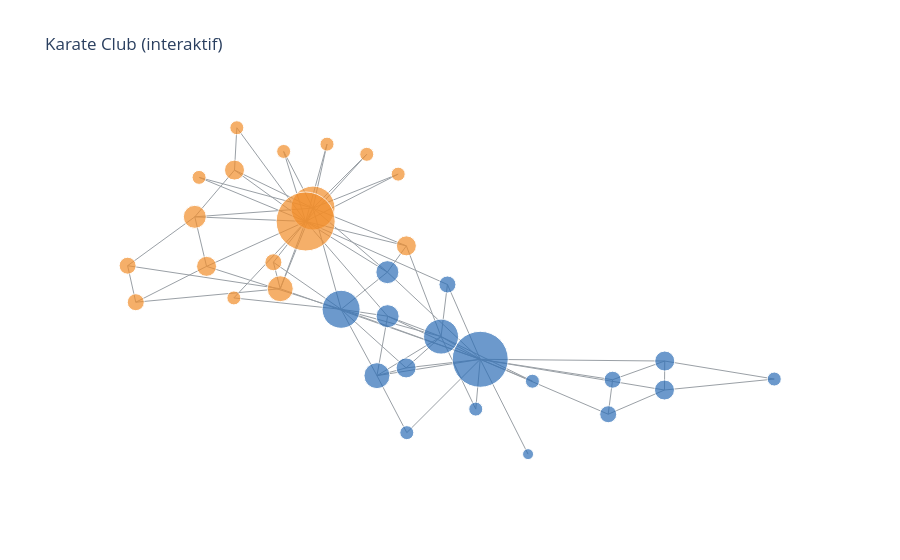

Notebook code for this chart:
### Markdown cell above
## 8. Graf interaktif (plotly)
**Kapan dipakai:** lampiran interaktif; menelusuri siapa terhubung ke siapa lewat hover.
**Cara baca:** arahkan kursor ke simpul untuk melihat ID, klub, derajat, dan komunitasnya;
zoom untuk detail. Ukuran = derajat, warna = klub.

### Code cell
line_x = []
line_y = []
for start, end in karate.edges:       # None = putus garis sebelum sisi berikutnya
    line_x += [positions[start][0], positions[end][0], None]
    line_y += [positions[start][1], positions[end][1], None]
fig = go.Figure(go.Scatter(x=line_x, y=line_y, mode="lines", line={"color": GREY, "width": 1},
                           hoverinfo="none"))
node_x = []
node_y = []
plotly_sizes = []
hover_texts = []
for node in karate.nodes:
    node_x.append(positions[node][0])
    node_y.append(positions[node][1])
    plotly_sizes.append(degree_of[node] * 3 + 8)
    hover_texts.append(f"simpul {node}, {club_of[node]}, derajat {degree_of[node]}, "
                       f"komunitas {community_of[node]}")
fig.add_trace(go.Scatter(x=node_x, y=node_y, mode="markers", text=hover_texts,
                         marker={"size": plotly_sizes, "color": club_colors}, hoverinfo="text"))
fig.update_layout(title="Karate Club (interaktif)", showlegend=False, plot_bgcolor="white",
                  xaxis={"visible": False}, yaxis={"visible": False})
fig.write_html("graf_interaktif.html", include_plotlyjs=True)
fig.show()

### Figure 1 — Plotly figure (JSON) as saved in the notebook; plotly's stock layout.template omitted (floating-point values rounded to 4 significant figures; data arrays with more than 128 entries replaced by an {"elided": "..."} marker saying what was removed)
{"data": [{"hoverinfo": "none", "line": {"color": "#9AA0A6", "width": 1}, "mode": "lines", "type": "scatter", "x": {"elided": "234 float values"}, "y": {"elided": "234 float values"}}, {"hoverinfo": "text", "marker": {"color": ["#2E6FB7", "#2E6FB7", "#2E6FB7", "#2E6FB7", "#2E6FB7", "#2E6FB7", "#2E6FB7", "#2E6FB7", "#2E6FB7", "#2E6FB7", "#2E6FB7", "#2E6FB7", "#2E6FB7", "#2E6FB7", "#2E6FB7", "#2E6FB7", "#F28E2B", "#F28E2B", "#F28E2B", "#F28E2B", "#F28E2B", "#F28E2B", "#2E6FB7", "#F28E2B", "#F28E2B", "#F28E2B", "#F28E2B", "#F28E2B", "#F28E2B", "#F28E2B", "#F28E2B", "#F28E2B", "#F28E2B", "#F28E2B"], "size": [56, 35, 38, 26, 17, 20, 20, 20, 23, 17, 11, 14, 23, 14, 17, 14, 26, 20, 14, 20, 17, 44, 14, 59, 14, 14, 14, 14, 14, 23, 17, 20, 17, 14]}, "mode": "markers", "text": ["simpul 0, Mr. Hi, derajat 16, komunitas 0", "simpul 1, Mr. Hi, derajat 9, komunitas 0", "simpul 2, Mr. Hi, derajat 10, komunitas 0", "simpul 3, Mr. Hi, derajat 6, komunitas 0", "simpul 4, Mr. Hi, derajat 3, komunitas 2", "simpul 5, Mr. Hi, derajat 4, komunitas 2", "simpul 6, Mr. Hi, derajat 4, komunitas 2", "simpul 7, Mr. Hi, derajat 4, komunitas 0", "simpul 8, Mr. Hi, derajat 5, komunitas 1", "simpul 10, Mr. Hi, derajat 3, komunitas 2", "simpul 11, Mr. Hi, derajat 1, komunitas 0", "simpul 12, Mr. Hi, derajat 2, komunitas 0", "simpul 13, Mr. Hi, derajat 5, komunitas 0", "simpul 17, Mr. Hi, derajat 2, komunitas 0", "simpul 19, Mr. Hi, derajat 3, komunitas 0", "simpul 21, Mr. Hi, derajat 2, komunitas 0", "simpul 31, Officer, derajat 6, komunitas 3", "simpul 30, Officer, derajat 4, komunitas 1", "simpul 9, Officer, derajat 2, komunitas 0", "simpul 27, Officer, derajat 4, komunitas 3", "simpul 28, Officer, derajat 3, komunitas 3", "simpul 32, Officer, derajat 12, komunitas 1", "simpul 16, Mr. Hi, derajat 2, komunitas 2", "simpul 33, Officer, derajat 17, komunitas 1", "simpul 14, Officer, derajat 2, komunitas 1", "simpul 15, Officer, derajat 2, komunitas 1", "simpul 18, Officer, derajat 2, komunitas 1", "simpul 20, Officer, derajat 2, komunitas 1", "simpul 22, Officer, derajat 2, komunitas 1", "simpul 23, Officer, derajat 5, komunitas 3", "simpul 25, Officer, derajat 3, komunitas 3", "simpul 29, Officer, derajat 4, komunitas 1", "simpul 24, Officer, derajat 3, komunitas 3", "simpul 26, Officer, derajat 2, komunitas 1"], "type": "scatter", "x": [0.2465, 0.1461, -0.1102, -0.01823, 0.5744, 0.7193, 0.7186, 0.05647, 0.008474, 0.5857, 0.369, 0.05824, 0.009088, 0.235, 0.1624, 0.3802, -0.2662, 0.05714, -0.385, -0.455, -0.2837, -0.1822, 1.0, -0.201, 0.03612, -0.04442, -0.1463, -0.2573, -0.4741, -0.4851, -0.6573, -0.3834, -0.6364, -0.3773], "y": [-0.3014, -0.2011, -0.08047, -0.3737, -0.5441, -0.3091, -0.4372, -0.3395, 0.08375, -0.3916, -0.7204, -0.6256, -0.1108, -0.5214, 0.02914, -0.3983, 0.0105, 0.1999, -0.03009, 0.1093, 0.1276, 0.3669, -0.3886, 0.3078, 0.5169, 0.6045, 0.6495, 0.6172, 0.5026, 0.3282, 0.1123, 0.5347, -0.04911, 0.7219]}], "layout": {"plot_bgcolor": "white", "showlegend": false, "title": {"text": "Karate Club (interaktif)"}, "xaxis": {"visible": false}, "yaxis": {"visible": false}}}
